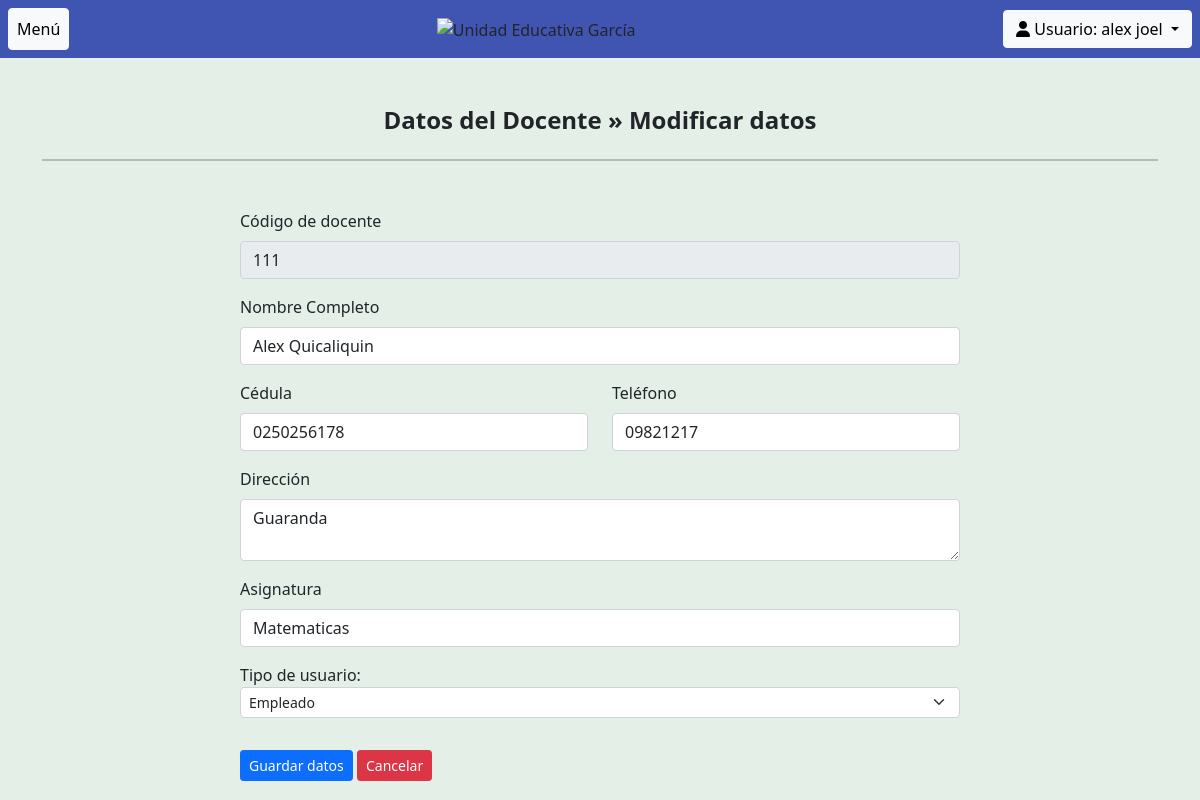
/form_modificar.php?nik=111 (signed in), run on the app's committed database.
### tables this page shows
CREATE TABLE `empleados` (
  `codigo` varchar(5) NOT NULL,
  `nombres` varchar(100) NOT NULL,
  `dui` varchar(10) NOT NULL,
  `direccion` varchar(125) NOT NULL,
  `telefono` varchar(8) NOT NULL,
  `puesto` varchar(25) NOT NULL,
  `estado` int(1) NOT NULL,
  `tipo` int(1) NOT NULL,
  `contrasenia` varchar(200) DEFAULT NULL,
  `disponible` int(1) NOT NULL
);

### form_modificar.php (the view, shortened to what this page needs)
<?php
include("head.php");
include("modificar.php");
if( isset($_GET["nik"])){
  $id = $_GET["nik"];
}
$query = "SELECT * FROM empleados WHERE codigo =$id";
$resultados = $con -> query($query);
$res = $resultados->fetch_assoc();
function imprimirTipo($tipo){
  if($tipo==1){
    echo '<option value="0" id="emp" >Empleado</option>
    <option value="1" selected="selected" id="admin" >Administrador</option>';
  }
  else{
    echo '<option value="0" selected="selected" id="emp" >Empleado</option>
    <option value="1" id="admin">Administrador</option>';
  }
}
?>
<div class="container ">
  <div>
    <h1 class="h4 mb-4 mt-5" align="center"><b>Datos del Docente &raquo; Modificar datos</b></h1>
    <hr class="bg-dark" style="height:2px; width:100%; border-width:0; color:#343a40; background-color:#343a40">
  </div>
  <div class="container mt-5">
    <form class=" row d-flex flex-column " action="" method="post">
      <div class="container mb-3 col-12 col-sm-12 col-md-12 col-lg-10 col-xl-8 col-xxl-6 ">
        <p class="mb-2">Código de docente</p>
        <input type="text" name="codigo" class="form-control" placeholder="Código de docente" value="<?=$res['codigo']?>" required readonly>
      </div>
      <div class="container mb-3 col-12 col-sm-12 col-md-12 col-lg-10 col-xl-8 col-xxl-6 ">
        <p class="mb-2">Nombre Completo</p>
        <input type="text" name="nombres" class="form-control" placeholder="Nombre completo" value="<?=$res['nombres']?>" required>
      </div>
      <div class="container mb-3 col-12 col-sm-12 col-md-12 col-lg-10 col-xl-8 col-xxl-6 ">
        <div class="row">
          <div class="col-6">
            <p class="mb-2">Cédula</p>
            <input type="text" name="dui" class="form-control" placeholder="DUI" value="<?=$res['dui']?>" required>
          </div>
          <div class="col-6">
            <p class="mb-2">Teléfono</p>
            <input type="text" name="telefono" class="form-control" placeholder="Teléfono" value="<?=$res['telefono']?>" required>
          </div>
        </div>
      </div>
      <div class="container mb-3 col-12 col-sm-12 col-md-12 col-lg-10 col-xl-8 col-xxl-6 ">
        <p class="mb-2">Dirección</p>
        <textarea name="direccion" class="form-control" placeholder="Dirección" required><?=$res['direccion']?></textarea>
      </div>
      <div class="container mb-3 col-12 col-sm-12 col-md-12 col-lg-10 col-xl-8 col-xxl-6 ">
        <p class="mb-2">Asignatura</p>
        <input type="text" name="puesto" class="form-control" placeholder="Puesto" value="<?=$res['puesto']?>" required>
      </div>
      <div class="container mb-3 col-12 col-sm-12 col-md-12 col-lg-10 col-xl-8 col-xxl-6 ">
        <label class="control-label">Tipo de usuario:</label>
        <select id="tipo" name="tipo" class="form-select form-select-sm" aria-label=".form-select-sm example">
          <?php imprimirTipo($res['tipo']);?>
        </select>
      </div>
      </div>
      <div class="container mb-3 col-12 col-sm-12 col-md-12 col-lg-10 col-xl-8 col-xxl-6 ">
        <input type="submit" name="add" class="btn btn-sm btn-primary" value="Guardar datos">
        <a href="reporteEmp.php" class="btn btn-sm btn-danger">Cancelar</a>
      </div>
  </div>
<?php include_once ("foot.php");?>

### head.php (shortened to what this page needs)
<?php
include("conexion.php");
$iduser = $_SESSION['id_empleado'];
$consulta = "SELECT * FROM empleados WHERE codigo = '$iduser'";
$resultado = $con -> query($consulta);
$fila = $resultado -> fetch_assoc();
?>
<!DOCTYPE html>
<html lang="en">
<head>
    <link href="https://cdn.jsdelivr.net/npm/bootstrap@5.0.1/dist/css/bootstrap.min.css" rel="stylesheet">
</head>
<body style="background-color: #e4efe7;">
    <nav class=" navbar navbar-expand-lg d-flex justify-content-between" style="background-color: #4054B2;" >
        <div class = "d-flex bd-highlight mx-2">
            <a class="btn btn-light d-inline p-2" data-bs-toggle="collapse" href="#multiCollapseExample1" role="button" aria-expanded="false" aria-controls="multiCollapseExample1">Menú</a>
        </div>
        <div>
            <img alt="Unidad Educativa García"
            data-src="http://unidadeducativagarcia.com/wp-content/uploads/2020/08/Logo-UEP-letras-blancas.png"
            class=" lazyloaded" src="http://unidadeducativagarcia.com/wp-content/uploads/2020/08/Logo-UEP-letras-blancas.png"
            sizes="(max-width: 400px) 100vw, 400px" width="400" height="60">
        </div>
        <div class="dropdown">
        <button class="btn btn-light dropdown-toggle mx-2" type="button" id="dropdownMenuButton1" data-bs-toggle="dropdown" aria-expanded="false">
        <i class="fas fa-user"></i> Usuario: <?php echo utf8_decode($fila['nombres']);?> </button>
        </div>
    </nav>
    <div class="d-flex align-items-center">
    </body>
</html>

### data on the page
empleados: nombres "alex joel"
empleados: codigo "111", nombres "Alex Quicaliquin", dui "0250256178", telefono "09821217", direccion "Guaranda", puesto "Matematicas", tipo "Empleado"
